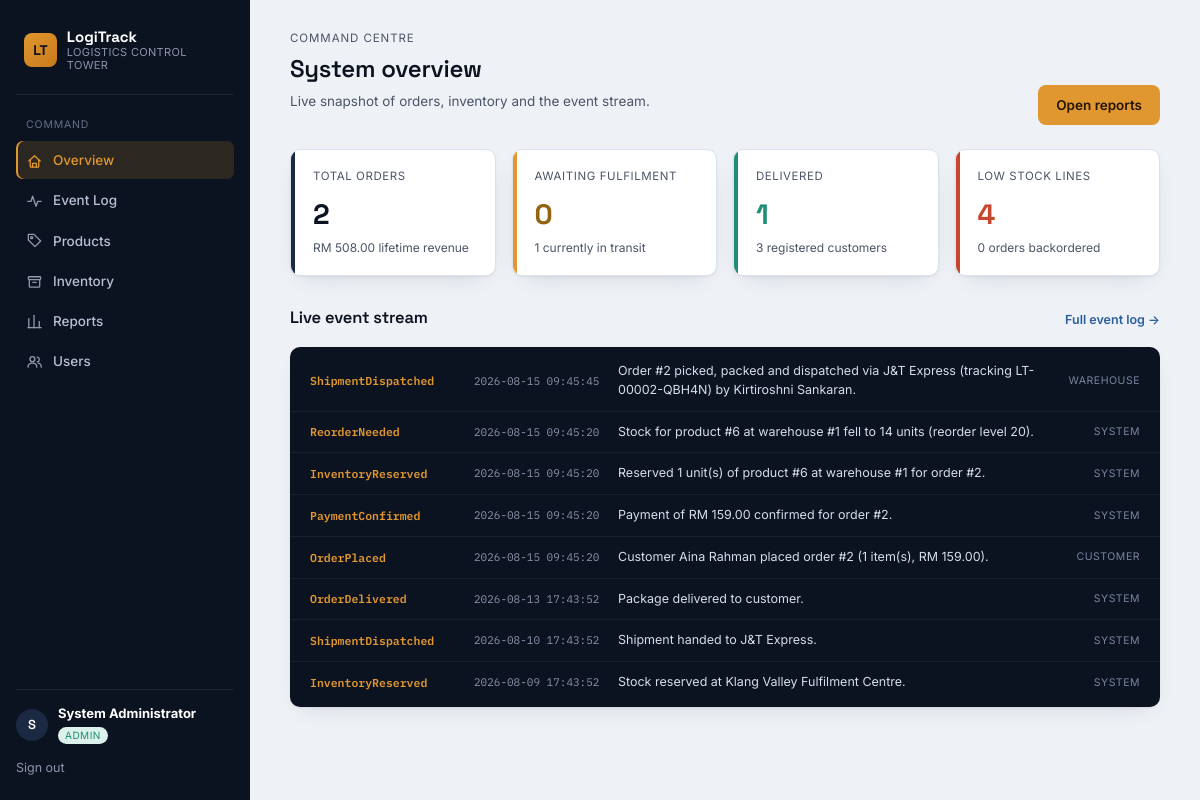
The page /admin (signed in) on the database its author committed.
### tables this page shows
CREATE TABLE users (
    user_id         INTEGER PRIMARY KEY AUTOINCREMENT,
    username        TEXT UNIQUE NOT NULL,
    password_hash   TEXT NOT NULL,
    role            TEXT NOT NULL CHECK(role IN ('customer','warehouse','admin')),
    full_name       TEXT NOT NULL,
    email           TEXT,
    phone           TEXT,
    address         TEXT,
    warehouse_id    INTEGER REFERENCES warehouses(warehouse_id),
    is_active       INTEGER NOT NULL DEFAULT 1,
    register_date   TEXT DEFAULT (datetime('now'))
);

CREATE TABLE events (
    event_id     INTEGER PRIMARY KEY AUTOINCREMENT,
    event_type   TEXT NOT NULL,
    order_id     INTEGER,
    product_id   INTEGER,
    warehouse_id INTEGER,
    actor_role   TEXT,
    description  TEXT,
    created_at   TEXT DEFAULT (datetime('now'))
);

### app.py (the view)
@app.route("/admin")
@login_required("admin")
def admin_dashboard():
    kpis = g.db.execute(
        """SELECT COUNT(*) total_orders,
                  COALESCE(SUM(total_amount),0) revenue,
                  SUM(CASE WHEN order_status='Processing' THEN 1 ELSE 0 END) processing,
                  SUM(CASE WHEN order_status='Shipped' THEN 1 ELSE 0 END) shipped,
                  SUM(CASE WHEN order_status='Delivered' THEN 1 ELSE 0 END) delivered,
                  SUM(CASE WHEN order_status='Insufficient Stock' THEN 1 ELSE 0 END) backorder
           FROM orders"""
    ).fetchone()
    low_stock = g.db.execute(
        "SELECT COUNT(*) c FROM inventory WHERE quantity_on_hand <= reorder_level"
    ).fetchone()["c"]
    customers = g.db.execute("SELECT COUNT(*) c FROM users WHERE role='customer'").fetchone()["c"]
    recent_events = g.db.execute(
        "SELECT * FROM events ORDER BY created_at DESC, event_id DESC LIMIT 8"
    ).fetchall()
    return render_template("admin/dashboard.html", kpis=kpis, low_stock=low_stock,
                           customers=customers, recent_events=recent_events)

### app.py (called while the page is built)
@app.before_request
def load_logged_in_user():
    g.db = db.get_db()
    user_id = session.get("user_id")
    g.user = None
    if user_id:
        g.user = g.db.execute(
            "SELECT * FROM users WHERE user_id = ?", (user_id,)
        ).fetchone()
        if g.user and not g.user["is_active"]:
            session.clear()
            g.user = None

@app.context_processor
def inject_globals():
    return {"current_user": g.get("user"), "now": datetime.now()}

def login_required(role=None):
    def decorator(view):
        @wraps(view)
        def wrapped(*args, **kwargs):
            if g.user is None:
                flash("Please log in to continue.", "warning")
                return redirect(url_for("login"))
            if role and g.user["role"] != role:
                flash("You don't have access to that area.", "error")
                return redirect(url_for("home"))
            return view(*args, **kwargs)
        return wrapped
    return decorator

### database.py (called while the page is built)
def get_db():
    conn = sqlite3.connect(DB_PATH)
    conn.row_factory = sqlite3.Row
    conn.execute("PRAGMA foreign_keys = ON")
    return conn

### templates/admin/dashboard.html (shortened to what this page needs)
{% extends "base.html" %}
{% from "_macros.html" import kpi %}
{% block content %}
<div class="page-head"> <div> <span class="eyebrow">Command centre</span> <h1>System overview</h1>
<p class="desc">Live snapshot of orders, inventory and the event stream.</p>
</div>
<a href="{{ url_for('admin_reports') }}" class="btn btn-amber">Open reports</a> </div>
<div class="grid grid-4">
{% call kpi('Total orders', kpis.total_orders or 0) %}RM {{ "%.2f"|format(kpis.revenue or 0) }} lifetime revenue{% endcall %}
{% call kpi('Awaiting fulfilment', kpis.processing or 0, 'amber') %}{{ kpis.shipped or 0 }} currently in transit{% endcall %}
{% call kpi('Delivered', kpis.delivered or 0, 'teal') %}{{ customers }} registered customers{% endcall %}
{% call kpi('Low stock lines', low_stock, 'red') %}{{ kpis.backorder or 0 }} orders backordered{% endcall %}
</div>
<div class="section"> <div class="section-head"> <h2>Live event stream</h2>
<a href="{{ url_for('admin_events') }}" class="see-all">Full event log →</a> </div>
<div class="manifest">
{% for e in recent_events %}
<div class="manifest-row"> <span class="ev-type">{{ e.event_type }}</span> <span class="ev-time">{{ e.created_at }}</span> <span class="ev-desc">{{ e.description }}</span> <span class="ev-role">{{ e.actor_role or '—' }}</span> </div>
{% else %}
<div class="manifest-row"><span class="ev-desc" style="color:#8B96AC;">No events published yet.</span></div>
{% endfor %}
</div>
</div>
{% endblock %}

### templates/base.html (shortened to what this page needs)
<!DOCTYPE html>
<html lang="en">
<head>
<link rel="stylesheet" href="{{ url_for('static', filename='style.css') }}">
</head>
<body class="{% if not current_user %}guest{% endif %}">
{% from "_icons.html" import icon %}
{% if current_user %}
<div class="shell">
<aside class="sidebar">
<div class="brand"> <span class="brand-mark">LT</span> <div class="brand-text"> <strong>LogiTrack</strong> <span>Logistics Control Tower</span> </div> </div>
<nav class="nav">
{% if current_user.role == 'customer' %}
<span class="nav-label">Shop</span>
<a href="{{ url_for('customer_dashboard') }}" class="{{ 'active' if request.endpoint=='customer_dashboard' }}">{{ icon('home') }}Overview</a>
<a href="{{ url_for('customer_products') }}" class="{{ 'active' if request.endpoint=='customer_products' }}">{{ icon('grid') }}Browse Products</a>
<a href="{{ url_for('customer_cart') }}" class="{{ 'active' if request.endpoint=='customer_cart' }}">{{ icon('cart') }}Cart{% set cc = session.get('cart', {}) | length %}{% if cc %}<span class="badge-count">{{ cc }}</span>{% endif %}</a>
<span class="nav-label">Account</span>
<a href="{{ url_for('customer_orders') }}" class="{{ 'active' if request.endpoint in ['customer_orders','customer_order_detail'] }}">{{ icon('package') }}My Orders</a>
{% elif current_user.role == 'admin' %}
<span class="nav-label">Command</span>
<a href="{{ url_for('admin_dashboard') }}" class="{{ 'active' if request.endpoint=='admin_dashboard' }}">{{ icon('home') }}Overview</a>
<a href="{{ url_for('admin_events') }}" class="{{ 'active' if request.endpoint=='admin_events' }}">{{ icon('activity') }}Event Log</a>
<a href="{{ url_for('admin_products') }}" class="{{ 'active' if request.endpoint=='admin_products' }}">{{ icon('tag') }}Products</a>
<a href="{{ url_for('admin_inventory') }}" class="{{ 'active' if request.endpoint=='admin_inventory' }}">{{ icon('archive') }}Inventory</a>
<a href="{{ url_for('admin_reports') }}" class="{{ 'active' if request.endpoint=='admin_reports' }}">{{ icon('chart') }}Reports</a>
<a href="{{ url_for('admin_users') }}" class="{{ 'active' if request.endpoint=='admin_users' }}">{{ icon('users') }}Users</a>
{% endif %}
</nav>
<div class="sidebar-foot">
<div class="user-chip"> <span class="avatar">{{ current_user.full_name[:1] }}</span> <div> <strong>{{ current_user.full_name }}</strong> <span class="role-pill role-{{ current_user.role }}">{{ current_user.role }}</span> </div> </div>
<a href="{{ url_for('logout') }}" class="logout-link">Sign out</a>
</div>
</aside>
<main class="content">
{% block content %}{% endblock %}
</main>
</div>
{% endif %}
</body>
</html>

### rows shown on the page
users: full_name "S", full_name "System Administrator", role "ADMIN"
events: event_type "ShipmentDispatched", created_at "2026-08-15 09:45:45", description "Order #2 picked, packed and dispatched via J&T Express (tracking LT-00002-QBH4N) by Kirtiroshni Sankaran.", actor_role "WAREHOUSE"
events: event_type "ReorderNeeded", created_at "2026-08-15 09:45:20", description "Stock for product #6 at warehouse #1 fell to 14 units (reorder level 20).", actor_role "SYSTEM"
events: event_type "InventoryReserved", created_at "2026-08-15 09:45:20", description "Reserved 1 unit(s) of product #6 at warehouse #1 for order #2.", actor_role "SYSTEM"
events: event_type "PaymentConfirmed", created_at "2026-08-15 09:45:20", description "Payment of RM 159.00 confirmed for order #2.", actor_role "SYSTEM"
events: event_type "OrderPlaced", created_at "2026-08-15 09:45:20", description "Customer Aina Rahman placed order #2 (1 item(s), RM 159.00).", actor_role "CUSTOMER"
events: event_type "OrderDelivered", created_at "2026-08-13 17:43:52", description "Package delivered to customer.", actor_role "SYSTEM"
events: event_type "ShipmentDispatched", created_at "2026-08-10 17:43:52", description "Shipment handed to J&T Express.", actor_role "SYSTEM"
events: event_type "InventoryReserved", created_at "2026-08-09 17:43:52", description "Stock reserved at Klang Valley Fulfilment Centre.", actor_role "SYSTEM"

### other values the page prints
{{ title }} "TOTAL ORDERS AWAITING FULFILMENT DELIVERED LOW STOCK LINES"
{{ value }} "2 0 1 4"
{{ "%.2f"|format(kpis.revenue or 0) }} "508.00"
{{ kpis.shipped or 0 }} "1"
{{ customers }} "3"
{{ kpis.backorder or 0 }} "0"
